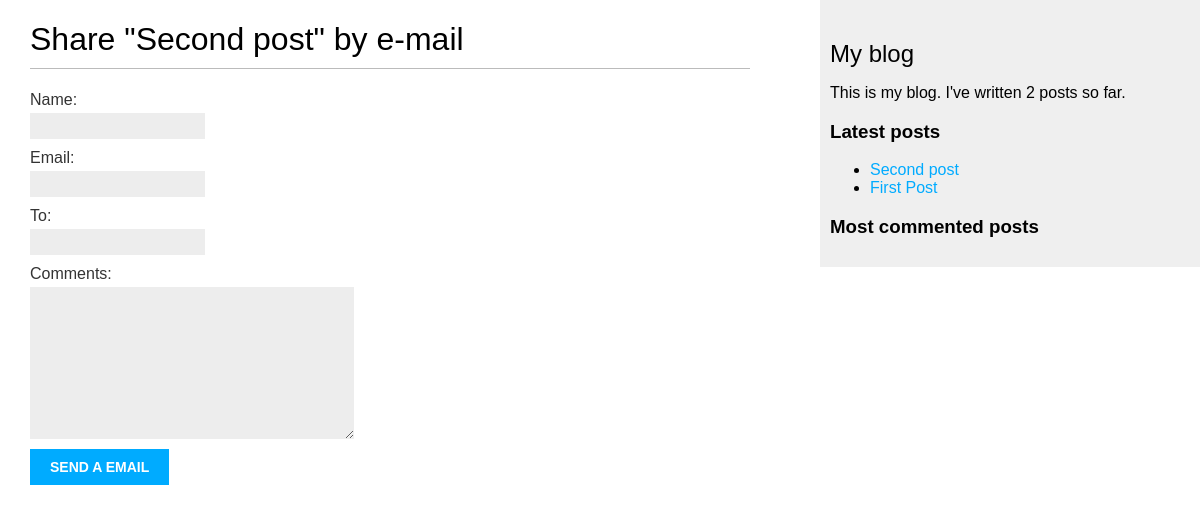
Before: /blog/2/share/ with the older database file.
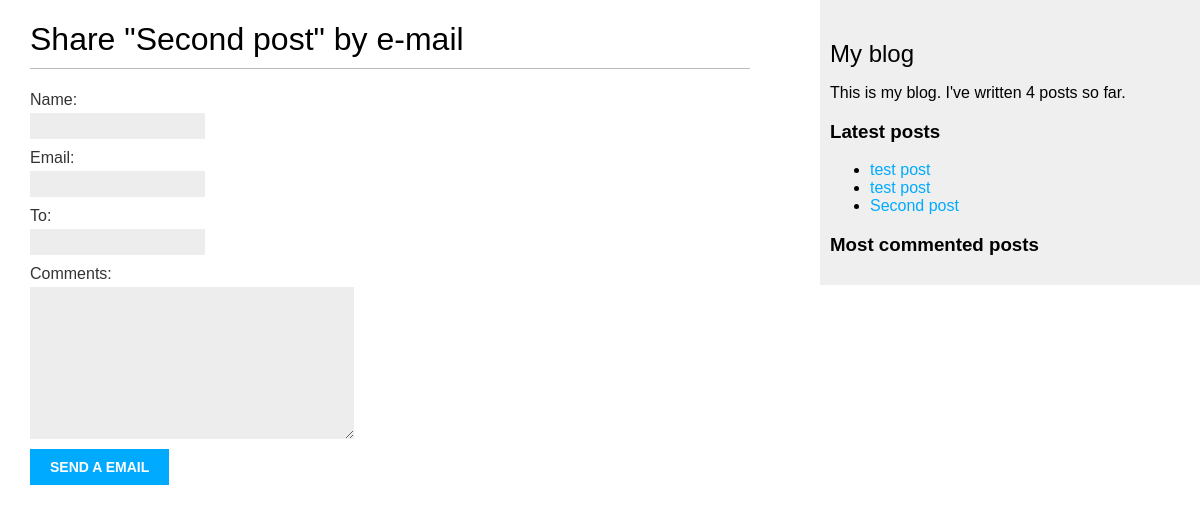
After: the same page with the newer database file.
### blog/models.py (models this page shows, shortened)
class Post(models.Model):
    STATUS_CHOICES = [
        ('draft', 'Draft'),
        ('published', 'Published'),
    ]
    title = models.CharField(max_length=250)
    slug = models.SlugField(max_length=250,
                            unique_for_date='publish')
    author = models.ForeignKey(User,
                                on_delete=models.CASCADE,
                                related_name='blog_posts')
    body = models.TextField(blank=True, null=True)
    publish = models.DateTimeField(default=timezone.now)
    created = models.DateTimeField(auto_now_add=True)
    updated = models.DateTimeField(auto_now=True)
    status = models.CharField(max_length=10,
                                choices=STATUS_CHOICES,
                                default='draft')
    tags = TaggableManager()
    objects = models.Manager()
    published = PublishedManager()
    class Meta:
        ordering = ('-publish',)
    def get_absolute_url(self):
        return reverse('blog:post_detail', args=[self.publish.year,
                                            self.publish.month,
                                            self.publish.day,
                                            self.slug])

### blog/views.py (the view)
# urls.py: path('<int:post_id>/share/', views.post_share, name='post_share'),
def post_share(request, post_id):
    post = get_object_or_404(Post, id=post_id, status='published')
    sent = False
    if request.method == 'POST':
        form = EmailPostForm(request.POST)
        if form.is_valid():
            cd = form.cleaned_data
            post_url = request.build_absolute_uri(post.get_absolute_url)
            subject = f"{cd['name']} recommends you read {post.title}"
            message = f"Read {post.title} at {post_url}\n\n{cd['name']}\'s comments: {cd['comments']}"
            send_mail(subject, message, 'blog@blog.kz', [cd['to'],])
            sent = True
    else:
        form = EmailPostForm()
    return render(request, 'blog/post/share.html', {'post':post, 'form':form, 'sent':sent})

### blog/forms.py
class EmailPostForm(forms.Form):
    name = forms.CharField(max_length=255)
    email = forms.EmailField()
    to = forms.EmailField()
    comments = forms.CharField(required=False,
                                widget=forms.Textarea)

### blog/models.py (called while the page is built)
    def get_queryset(self):
        return super().get_queryset().filter(status='published')

### blog/templatetags/blog_tags.py (called while the page is built)
@register.simple_tag
def total_posts():
    return Post.published.count()

@register.inclusion_tag('blog/post/latest_posts.html')
def show_latest_posts(count=5):
    latest_posts = Post.published.order_by('-publish')[:count]
    return {'latest_posts':latest_posts}

@register.simple_tag
def get_most_commented_posts(count=5):
    return Post.published.annotate(
        total_comments=Count('comments')
    ).filter(total_comments__gt = 0).order_by('-total_comments')[:count]

### blog/templates/blog/post/share.html (shortened to what this page needs)
{% extends 'blog/base.html' %}
{% block content %}
    {% if sent %}
        <h1>Email successfully sent</h1>
        <p>
            "{{ post.title }}" was successfully sent to {{ form.cleaned_data.to }}.
        </p>
    {% else %}
        <h1>Share "{{ post.title }}" by e-mail</h1>
        <form action="" method="post">
            {{ form.as_p }}
            <input type="submit" value="Send a email">
        </form>
    {% endif %}
{% endblock %}

### blog/templates/blog/post/latest_posts.html
<ul>
    {% for post in latest_posts %}
        <li>
            <a href="{{ post.get_absolute_url }}">{{ post.title }}</a>
        </li>
    {% endfor %}
</ul>

Changed rows visible on the page:
no longer on this page (row unchanged): Post: title "First Post"
added Post: title "test post"
added Post: title "test post"
Other visible differences:
text no longer shown: "2"
text now shown: "4"
